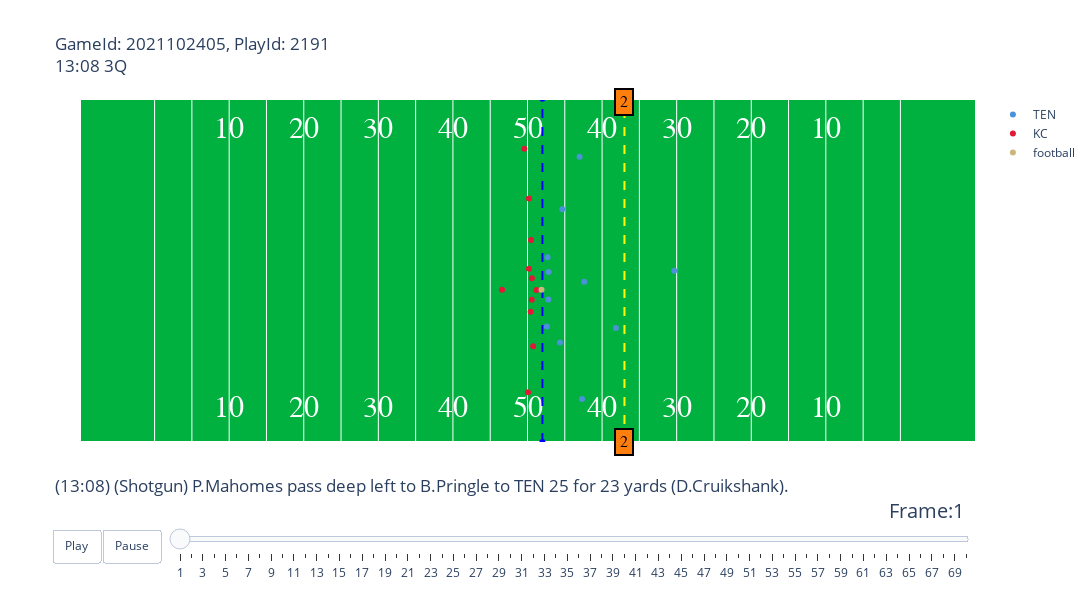

Notebook source saved alongside this figure:
### Code cell
# Plot high difficult play
animate_play(df_week_7,df_plays,df_players_raw,df_scouting,2021102405,2191).show()

### Figure 1 — Plotly figure (JSON) as saved in the notebook; plotly's stock layout.template omitted (floating-point values rounded to 4 significant figures)
{"data": [{"hoverinfo": "none", "mode": "text", "showlegend": false, "text": ["10", "20", "30", "40", "50", "40", "30", "20", "10"], "textfont": {"color": "#ffffff", "family": "Courier New, monospace", "size": 30}, "type": "scatter", "x": [20, 30, 40, 50, 60, 70, 80, 90, 100], "y": [5, 5, 5, 5, 5, 5, 5, 5, 5]}, {"hoverinfo": "none", "mode": "text", "showlegend": false, "text": ["10", "20", "30", "40", "50", "40", "30", "20", "10"], "textfont": {"color": "#ffffff", "family": "Courier New, monospace", "size": 30}, "type": "scatter", "x": [20, 30, 40, 50, 60, 70, 80, 90, 100], "y": [48.5, 48.5, 48.5, 48.5, 48.5, 48.5, 48.5, 48.5, 48.5]}, {"hoverinfo": "none", "line": {"color": "blue", "dash": "dash"}, "showlegend": false, "type": "scatter", "x": [62, 62], "y": [0, 53.5]}, {"hoverinfo": "none", "line": {"color": "yellow", "dash": "dash"}, "showlegend": false, "type": "scatter", "x": [73, 73], "y": [0, 53.5]}, {"hoverinfo": "text", "hovertext": ["nflId:38569.0<br>displayName:Janoris Jenkins<br>Position:LCB<br>Role:Coverage", "nflId:42365.0<br>displayName:Bud Dupree<br>Position:LOLB<br>Role:Coverage", "nflId:43353.0<br>displayName:Kevin Byard<br>Position:SCBL<br>Role:Coverage", "nflId:45330.0<br>displayName:Greg Mabin<br>Position:RCB<br>Role:Coverage", "nflId:46091.0<br>displayName:Rashaan Evans<br>Position:RILB<br>Role:Coverage", "nflId:46110.0<br>displayName:Harold Landry<br>Position:ROLB<br>Role:Coverage", "nflId:46221.0<br>displayName:Dane Cruikshank<br>Position:FS<br>Role:Coverage", "nflId:47802.0<br>displayName:Jeffery Simmons<br>Position:DRT<br>Role:Pass Rush", "nflId:47971.0<br>displayName:David Long<br>Position:SCBL<br>Role:Pass Rush", "nflId:53529.0<br>displayName:Elijah Molden<br>Position:SCBoR<br>Role:Coverage", "nflId:53900.0<br>displayName:Naquan Jones<br>Position:DLT<br>Role:Pass Rush"], "marker": {"color": "#4B92DB"}, "mode": "markers", "name": "TEN", "type": "scatter", "x": [67.31, 62.6, 71.85, 66.99, 67.6, 62.69, 79.69, 62.83, 64.35, 64.67, 62.79], "y": [6.69, 18, 17.76, 44.44, 24.98, 28.78, 26.67, 26.48, 15.49, 36.29, 22.21]}, {"hoverinfo": "text", "hovertext": ["nflId:39146.0<br>displayName:Mike Remmers<br>Position:RT<br>Role:Pass Block", "nflId:40011.0<br>displayName:Travis Kelce<br>Position:SRWR<br>Role:Pass Route", "nflId:43367.0<br>displayName:Joe Thuney<br>Position:LG<br>Role:Pass Block", "nflId:43415.0<br>displayName:Demarcus Robinson<br>Position:SLoWR<br>Role:Pass Route", "nflId:43454.0<br>displayName:Tyreek Hill<br>Position:RWR<br>Role:Pass Route", "nflId:44822.0<br>displayName:Patrick Mahomes<br>Position:QB<br>Role:Pass", "nflId:46152.0<br>displayName:Orlando Brown<br>Position:LT<br>Role:Pass Block", "nflId:46522.0<br>displayName:Byron Pringle<br>Position:SLiWR<br>Role:Pass Route", "nflId:46526.0<br>displayName:Darrel Williams<br>Position:LWR<br>Role:Pass Route", "nflId:53492.0<br>displayName:Creed Humphrey<br>Position:C<br>Role:Pass Block", "nflId:53655.0<br>displayName:Trey Smith<br>Position:RG<br>Role:Pass Block"], "marker": {"color": "#E31837"}, "mode": "markers", "name": "KC", "type": "scatter", "x": [60.41, 60.76, 60.58, 60.2, 60.06, 56.59, 60.2, 60.47, 59.58, 61.2, 60.56], "y": [20.3, 14.91, 25.53, 37.95, 7.74, 23.72, 27, 31.5, 45.71, 23.7, 22.18]}, {"hoverinfo": "none", "marker": {"color": "#CBB67C"}, "mode": "markers", "name": "football", "type": "scatter", "x": [61.88], "y": [23.72]}], "layout": {"annotations": [{"align": "center", "bgcolor": "#ff7f0e", "bordercolor": "black", "borderpad": 4, "borderwidth": 2, "font": {"color": "black", "family": "Courier New, monospace", "size": 16}, "opacity": 1, "showarrow": false, "text": "2", "x": 73, "y": 0}, {"align": "center", "bgcolor": "#ff7f0e", "bordercolor": "black", "borderpad": 4, "borderwidth": 2, "font": {"color": "black", "family": "Courier New, monospace", "size": 16}, "opacity": 1, "showarrow": false, "text": "2", "x": 73, "y": 53}], "autosize": false, "height": 600, "plot_bgcolor": "#00B140", "sliders": [{"active": 0, "currentvalue": {"font": {"size": 20}, "prefix": "Frame:", "visible": true, "xanchor": "right"}, "len": 0.9, "pad": {"b": 10, "t": 50}, "steps": [{"args": [[1], {"frame": {"duration": 100, "redraw": false}, "mode": "immediate", "transition": {"duration": 0}}], "label": "1", "method": "animate"}, {"args": [[2], {"frame": {"duration": 100, "redraw": false}, "mode": "immediate", "transition": {"duration": 0}}], "label": "2", "method": "animate"}, {"args": [[3], {"frame": {"duration": 100, "redraw": false}, "mode": "immediate", "transition": {"duration": 0}}], "label": "3", "method": "animate"}, {"args": [[4], {"frame": {"duration": 100, "redraw": false}, "mode": "immediate", "transition": {"duration": 0}}], "label": "4", "method": "animate"}, {"args": [[5], {"frame": {"duration": 100, "redraw": false}, "mode": "immediate", "transition": {"duration": 0}}], "label": "5", "method": "animate"}, {"args": [[6], {"frame": {"duration": 100, "redraw": false}, "mode": "immediate", "transition": {"duration": 0}}], "label": "6", "method": "animate"}, {"args": [[7], {"frame": {"duration": 100, "redraw": false}, "mode": "immediate", "transition": {"duration": 0}}], "label": "7", "method": "animate"}, {"args": [[8], {"frame": {"duration": 100, "redraw": false}, "mode": "immediate", "transition": {"duration": 0}}], "label": "8", "method": "animate"}, {"args": [[9], {"frame": {"duration": 100, "redraw": false}, "mode": "immediate", "transition": {"duration": 0}}], "label": "9", "method": "animate"}, {"args": [[10], {"frame": {"duration": 100, "redraw": false}, "mode": "immediate", "transition": {"duration": 0}}], "label": "10", "method": "animate"}, {"args": [[11], {"frame": {"duration": 100, "redraw": false}, "mode": "immediate", "transition": {"duration": 0}}], "label": "11", "method": "animate"}, {"args": [[12], {"frame": {"duration": 100, "redraw": false}, "mode": "immediate", "transition": {"duration": 0}}], "label": "12", "method": "animate"}, {"args": [[13], {"frame": {"duration": 100, "redraw": false}, "mode": "immediate", "transition": {"duration": 0}}], "label": "13", "method": "animate"}, {"args": [[14], {"frame": {"duration": 100, "redraw": false}, "mode": "immediate", "transition": {"duration": 0}}], "label": "14", "method": "animate"}, {"args": [[15], {"frame": {"duration": 100, "redraw": false}, "mode": "immediate", "transition": {"duration": 0}}], "label": "15", "method": "animate"}, {"args": [[16], {"frame": {"duration": 100, "redraw": false}, "mode": "immediate", "transition": {"duration": 0}}], "label": "16", "method": "animate"}, {"args": [[17], {"frame": {"duration": 100, "redraw": false}, "mode": "immediate", "transition": {"duration": 0}}], "label": "17", "method": "animate"}, {"args": [[18], {"frame": {"duration": 100, "redraw": false}, "mode": "immediate", "transition": {"duration": 0}}], "label": "18", "method": "animate"}, {"args": [[19], {"frame": {"duration": 100, "redraw": false}, "mode": "immediate", "transition": {"duration": 0}}], "label": "19", "method": "animate"}, {"args": [[20], {"frame": {"duration": 100, "redraw": false}, "mode": "immediate", "transition": {"duration": 0}}], "label": "20", "method": "animate"}, {"args": [[21], {"frame": {"duration": 100, "redraw": false}, "mode": "immediate", "transition": {"duration": 0}}], "label": "21", "method": "animate"}, {"args": [[22], {"frame": {"duration": 100, "redraw": false}, "mode": "immediate", "transition": {"duration": 0}}], "label": "22", "method": "animate"}, {"args": [[23], {"frame": {"duration": 100, "redraw": false}, "mode": "immediate", "transition": {"duration": 0}}], "label": "23", "method": "animate"}, {"args": [[24], {"frame": {"duration": 100, "redraw": false}, "mode": "immediate", "transition": {"duration": 0}}], "label": "24", "method": "animate"}, {"args": [[25], {"frame": {"duration": 100, "redraw": false}, "mode": "immediate", "transition": {"duration": 0}}], "label": "25", "method": "animate"}, {"args": [[26], {"frame": {"duration": 100, "redraw": false}, "mode": "immediate", "transition": {"duration": 0}}], "label": "26", "method": "animate"}, {"args": [[27], {"frame": {"duration": 100, "redraw": false}, "mode": "immediate", "transition": {"duration": 0}}], "label": "27", "method": "animate"}, {"args": [[28], {"frame": {"duration": 100, "redraw": false}, "mode": "immediate", "transition": {"duration": 0}}], "label": "28", "method": "animate"}, {"args": [[29], {"frame": {"duration": 100, "redraw": false}, "mode": "immediate", "transition": {"duration": 0}}], "label": "29", "method": "animate"}, {"args": [[30], {"frame": {"duration": 100, "redraw": false}, "mode": "immediate", "transition": {"duration": 0}}], "label": "30", "method": "animate"}, {"args": [[31], {"frame": {"duration": 100, "redraw": false}, "mode": "immediate", "transition": {"duration": 0}}], "label": "31", "method": "animate"}, {"args": [[32], {"frame": {"duration": 100, "redraw": false}, "mode": "immediate", "transition": {"duration": 0}}], "label": "32", "method": "animate"}, {"args": [[33], {"frame": {"duration": 100, "redraw": false}, "mode": "immediate", "transition": {"duration": 0}}], "label": "33", "method": "animate"}, {"args": [[34], {"frame": {"duration": 100, "redraw": false}, "mode": "immediate", "transition": {"duration": 0}}], "label": "34", "method": "animate"}, {"args": [[35], {"frame": {"duration": 100, "redraw": false}, "mode": "immediate", "transition": {"duration": 0}}], "label": "35", "method": "animate"}, {"args": [[36], {"frame": {"duration": 100, "redraw": false}, "mode": "immediate", "transition": {"duration": 0}}], "label": "36", "method": "animate"}, {"args": [[37], {"frame": {"duration": 100, "redraw": false}, "mode": "immediate", "transition": {"duration": 0}}], "label": "37", "method": "animate"}, {"args": [[38], {"frame": {"duration": 100, "redraw": false}, "mode": "immediate", "transition": {"duration": 0}}], "label": "38", "method": "animate"}, {"args": [[39], {"frame": {"duration": 100, "redraw": false}, "mode": "immediate", "transition": {"duration": 0}}], "label": "39", "method": "animate"}, {"args": [[40], {"frame": {"duration": 100, "redraw": false}, "mode": "immediate", "transition": {"duration": 0}}], "label": "40", "method": "animate"}, {"args": [[41], {"frame": {"duration": 100, "redraw": false}, "mode": "immediate", "transition": {"duration": 0}}], "label": "41", "method": "animate"}, {"args": [[42], {"frame": {"duration": 100, "redraw": false}, "mode": "immediate", "transition": {"duration": 0}}], "label": "42", "method": "animate"}, {"args": [[43], {"frame": {"duration": 100, "redraw": false}, "mode": "immediate", "transition": {"duration": 0}}], "label": "43", "method": "animate"}, {"args": [[44], {"frame": {"duration": 100, "redraw": false}, "mode": "immediate", "transition": {"duration": 0}}], "label": "44", "method": "animate"}, {"args": [[45], {"frame": {"duration": 100, "redraw": false}, "mode": "immediate", "transition": {"duration": 0}}], "label": "45", "method": "animate"}, {"args": [[46], {"frame": {"duration": 100, "redraw": false}, "mode": "immediate", "transition": {"duration": 0}}], "label": "46", "method": "animate"}, {"args": [[47], {"frame": {"duration": 100, "redraw": false}, "mode": "immediate", "transition": {"duration": 0}}], "label": "47", "method": "animate"}, {"args": [[48], {"frame": {"duration": 100, "redraw": false}, "mode": "immediate", "transition": {"duration": 0}}], "label": "48", "method": "animate"}, {"args": [[49], {"frame": {"duration": 100, "redraw": false}, "mode": "immediate", "transition": {"duration": 0}}], "label": "49", "method": "animate"}, {"args": [[50], {"frame": {"duration": 100, "redraw": false}, "mode": "immediate", "transition": {"duration": 0}}], "label": "50", "method": "animate"}, {"args": [[51], {"frame": {"duration": 100, "redraw": false}, "mode": "immediate", "transition": {"duration": 0}}], "label": "51", "method": "animate"}, {"args": [[52], {"frame": {"duration": 100, "redraw": false}, "mode": "immediate", "transition": {"duration": 0}}], "label": "52", "method": "animate"}, {"args": [[53], {"frame": {"duration": 100, "redraw": false}, "mode": "immediate", "transition": {"duration": 0}}], "label": "53", "method": "animate"}, {"args": [[54], {"frame": {"duration": 100, "redraw": false}, "mode": "immediate", "transition": {"duration": 0}}], "label": "54", "method": "animate"}, {"args": [[55], {"frame": {"duration": 100, "redraw": false}, "mode": "immediate", "transition": {"duration": 0}}], "label": "55", "method": "animate"}, {"args": [[56], {"frame": {"duration": 100, "redraw": false}, "mode": "immediate", "transition": {"duration": 0}}], "label": "56", "method": "animate"}, {"args": [[57], {"frame": {"duration": 100, "redraw": false}, "mode": "immediate", "transition": {"duration": 0}}], "label": "57", "method": "animate"}, {"args": [[58], {"frame": {"duration": 100, "redraw": false}, "mode": "immediate", "transition": {"duration": 0}}], "label": "58", "method": "animate"}, {"args": [[59], {"frame": {"duration": 100, "redraw": false}, "mode": "immediate", "transition": {"duration": 0}}], "label": "59", "method": "animate"}, {"args": [[60], {"frame": {"duration": 100, "redraw": false}, "mode": "immediate", "transition": {"duration": 0}}], "label": "60", "method": "animate"}, {"args": [[61], {"frame": {"duration": 100, "redraw": false}, "mode": "immediate", "transition": {"duration": 0}}], "label": "61", "method": "animate"}, {"args": [[62], {"frame": {"duration": 100, "redraw": false}, "mode": "immediate", "transition": {"duration": 0}}], "label": "62", "method": "animate"}, {"args": [[63], {"frame": {"duration": 100, "redraw": false}, "mode": "immediate", "transition": {"duration": 0}}], "label": "63", "method": "animate"}, {"args": [[64], {"frame": {"duration": 100, "redraw": false}, "mode": "immediate", "transition": {"duration": 0}}], "label": "64", "method": "animate"}, {"args": [[65], {"frame": {"duration": 100, "redraw": false}, "mode": "immediate", "transition": {"duration": 0}}], "label": "65", "method": "animate"}, {"args": [[66], {"frame": {"duration": 100, "redraw": false}, "mode": "immediate", "transition": {"duration": 0}}], "label": "66", "method": "animate"}, {"args": [[67], {"frame": {"duration": 100, "redraw": false}, "mode": "immediate", "transition": {"duration": 0}}], "label": "67", "method": "animate"}, {"args": [[68], {"frame": {"duration": 100, "redraw": false}, "mode": "immediate", "transition": {"duration": 0}}], "label": "68", "method": "animate"}, {"args": [[69], {"frame": {"duration": 100, "redraw": false}, "mode": "immediate", "transition": {"duration": 0}}], "label": "69", "method": "animate"}, {"args": [[70], {"frame": {"duration": 100, "redraw": false}, "mode": "immediate", "transition": {"duration": 0}}], "label": "70", "method": "animate"}], "transition": {"duration": 300, "easing": "cubic-in-out"}, "x": 0.1, "xanchor": "left", "y": 0, "yanchor": "top"}], "title": {"text": "GameId: 2021102405, PlayId: 2191<br>13:08 3Q<br><br><br><br><br><br><br><br><br><br><br><br><br><br><br><br><br><br><br>(13:08) (Shotgun) P.Mahomes pass deep left to B.Pringle to TEN 25 for 23 yards (D.Cruikshank)."}, "updatemenus": [{"buttons": [{"args": [null, {"frame": {"duration": 100, "redraw": false}, "fromcurrent": true, "transition": {"duration": 0}}], "label": "Play", "method": "animate"}, {"args": [[null], {"frame": {"duration": 0, "redraw": false}, "mode": "immediate", "transition": {"duration": 0}}], "label": "Pause", "method": "animate"}], "direction": "left", "pad": {"r": 10, "t": 87}, "showactive": false, "type": "buttons", "x": 0.1, "xanchor": "right", "y": 0, "yanchor": "top"}], "width": 1200, "xaxis": {"autorange": false, "range": [0, 120], "showticklabels": false, "tickmode": "array", "tickvals": [10, 15, 20, 25, 30, 35, 40, 45, 50, 55, 60, 65, 70, 75, 80, 85, 90, 95, 100, 105, 110]}, "yaxis": {"autorange": false, "range": [0, 53.3], "showgrid": false, "showticklabels": false}}}
